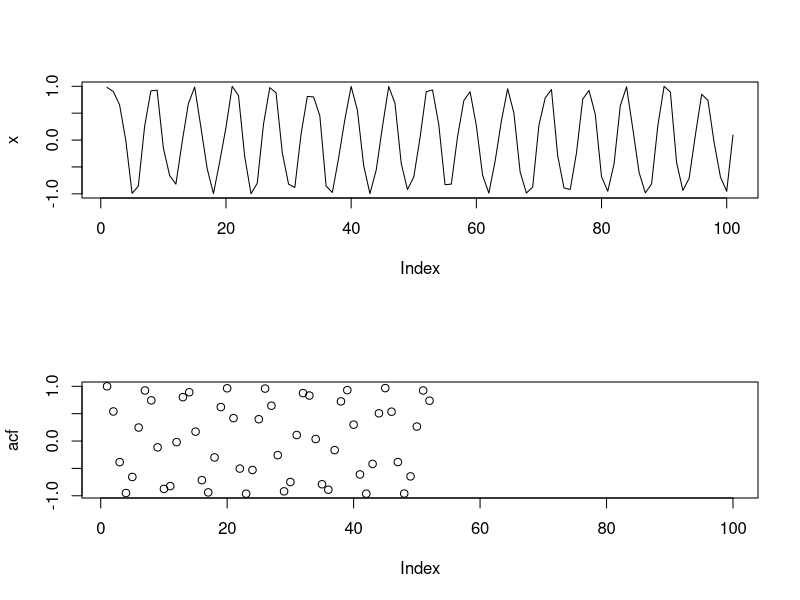

Here is the R script that generated this plot:

x0=sin(rnorm(1))
x<-NULL
x[1]<-x0
for (i in 1:100) {
	x[i+1]<-sin(1*i+runif(1)*2*pi*0.1)
}
acf<-NULL
for (i in 1:100) {
l1<-50
acf[i]<-cor(x[1:l1],x[(1+(i-1)):(l1+(i-1))])
}

par(mfrow=c(2,1)) 
plot(x,type="l")
plot(acf)

